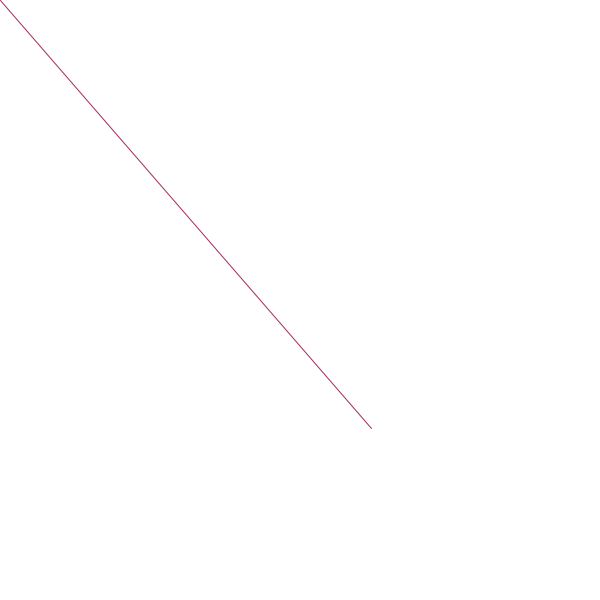
Frame 1 (no input)
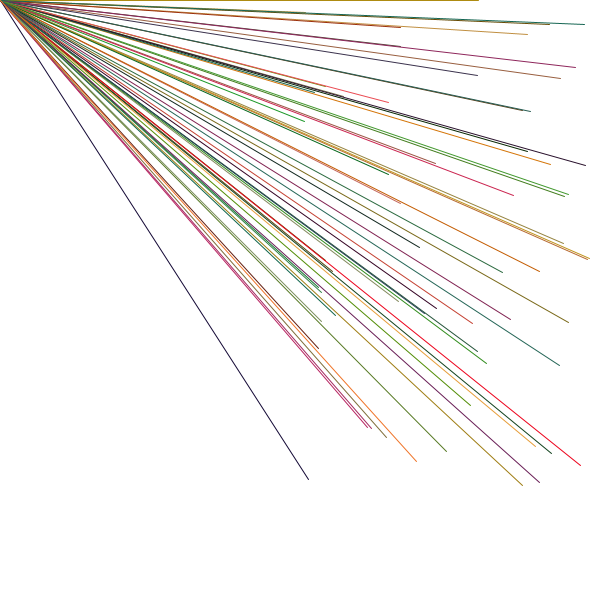
Frame 60 (the mouse pressed at the canvas centre just before this capture)
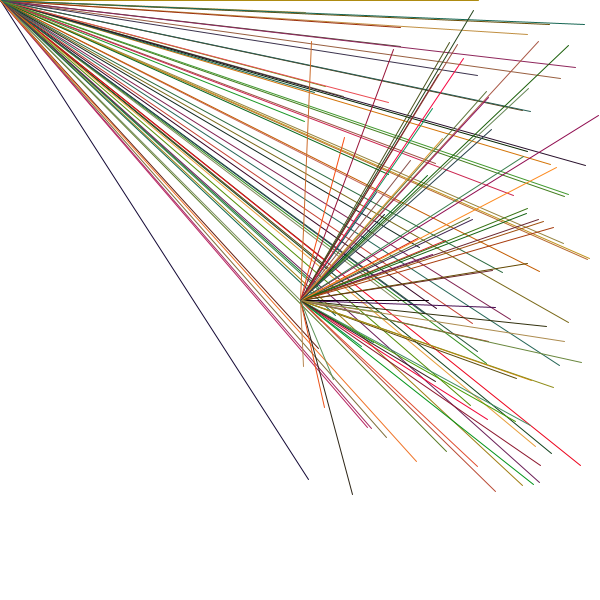
Frame 120 (the mouse held since frame 60 and released just before this capture)

The Processing sketch that drew these frames (run headless with seeded random() and noise(); from frame 60 on, the mouse is pressed at the canvas centre):

// Processing sketch: processing_107194
// ── processing_107194.pde

void setup(){
size(600,600);
smooth();
background(255);

}

void draw (){
frameRate (100);

stroke(random(0,255),random(0,160),random(0,100));
line(mouseX,mouseY,random(300,600),random(0,500));

}
